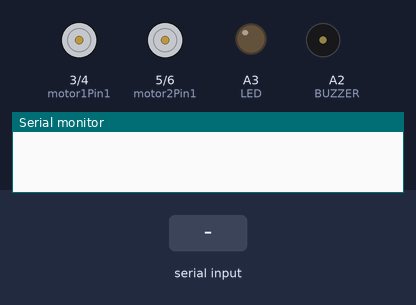
A sketch run on a simulated Arduino Uno, built with avr-gcc and run on an emulated ATmega328P. On the bench: motor-driver pin pairs drawn as motors (green arrow = first pin HIGH = forward, orange = second pin HIGH = backward, longer = more drive, scaled by the enable pin), output pins drawn as LEDs (lit = HIGH), buzzer (waves = sounding, pin HIGH), the last lines printed to the serial monitor. The inputs (shaded band) are chosen by the test bench.

Above: at 1.2 s.
1.3 s: "F" received over Serial
At 1.6 s:
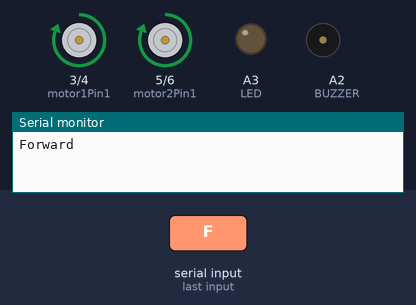
2.8 s: "B" received over Serial
At 4.0 s:
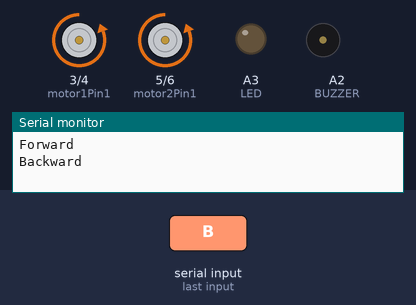
4.3 s: "L" received over Serial
At 5.1 s:
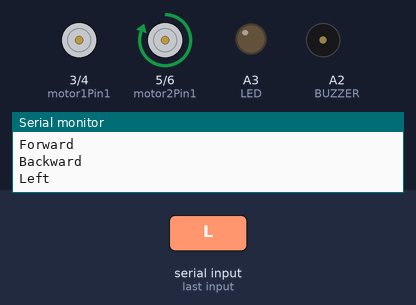
5.8 s: "R" received over Serial
At 6.2 s:
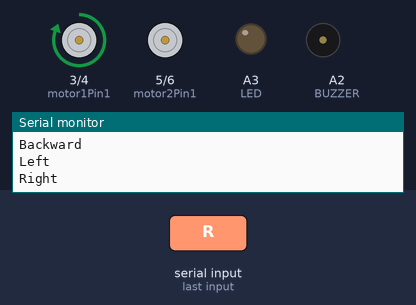
7.3 s: "S" received over Serial
At 8.6 s:
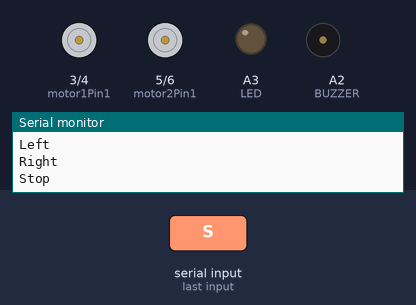
Timing chart, 0 to 9.8 s (numbered marks = the images above; inputs shaded):
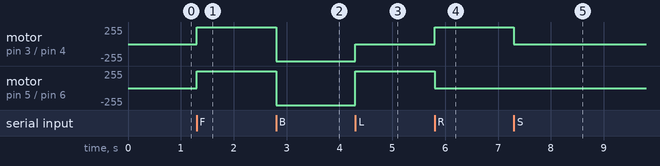

The sketch:

Apen_bot.ino
```cpp
#include <SoftwareSerial.h>
SoftwareSerial mySerial(10, 11); // RX, TX
#include <AFMotor.h>
#include <NewPing.h>
#include <Servo.h>
#include <LiquidCrystal_I2C.h>

int motor1Pin1 = 3;
int motor1Pin2 = 4;
int motor2Pin1 = 5;
int motor2Pin2 = 6;
int enable1Pin = 8;
int enable2Pin = 9;
int ir_right = 12;
int ir_left = 13;
int TRIG_PIN = A0 ;
int ECHO_PIN = A1;

int left_sensor;
int right_sensor;
int BUZZER= A2;
int LED= A3;

int distance = 100;
char command;

void setup() {
  Serial.begin(57600);
  mySerial.begin(57600);

  pinMode(motor1Pin1, OUTPUT);
  pinMode(motor1Pin2, OUTPUT);
  pinMode(enable1Pin, OUTPUT);
  pinMode(motor2Pin1, OUTPUT);
  pinMode(motor2Pin2, OUTPUT);
  pinMode(enable2Pin, OUTPUT);
  pinMode(ir_right, INPUT);
  pinMode(ir_left, INPUT);
  pinMode (BUZZER, OUTPUT);
  pinMode (LED, OUTPUT);
}

void loop() {
  // Serial.println (distance);
  // left_sensor = digitalRead(ir_left);
  // right_sensor = digitalRead(ir_right);

  // Serial.print("Left sensor");
  // Serial.println(left_sensor);
  // delay(300);

  // Serial.print("Rightsensor");
  // Serial.println(right_sensor);

  if(Serial.available() > 0){
    command = Serial.read();
    stop(); //initialize with motors stoped
    //Change pin mode only if new command is different from previous.
    //Serial.println(command);
    switch(command){
      case 'F':
        Serial.println("Forward");
        forward();
        break;
      case 'B':
        Serial.println("Backward");
        backward();
        break;
      case 'L':
        Serial.println("Left");
        left();
        break;
      case 'R':
        Serial.println("Right");
        right();
        break;
      case 'S':
        Serial.println("Stop");
        stop();
        break;
      case 'W':
        analogWrite(BUZZER,HIGH);
        break;
      case 'w':
        analogWrite(BUZZER,LOW);
        break;
      case 'V':
        analogWrite(LED,HIGH);
        break;
      case 'v':
        analogWrite(LED,LOW);
        break;

    }
  }


  // find();

  // if(distance < 20 ){
  //   forward();

  //   if((left_sensor == LOW) || (right_sensor ==LOW) ){
  //   backward();
  // }
  // }

  // if((left_sensor == LOW) || (right_sensor ==LOW) ){
  //   backward();
  // }

  // else{
  //   forward();
  // }
}

void forward() {
  digitalWrite(motor1Pin1, HIGH);
  digitalWrite(motor1Pin2, LOW);
  analogWrite(enable1Pin, 255);

  digitalWrite(motor2Pin1, HIGH);
  digitalWrite(motor2Pin2, LOW);
  analogWrite(enable2Pin, 255);
}

void backward(){
  digitalWrite(motor1Pin1, LOW);
  digitalWrite(motor1Pin2, HIGH);
  analogWrite(enable1Pin, 255);

  digitalWrite(motor2Pin1, LOW);
  digitalWrite(motor2Pin2, HIGH);
  analogWrite(enable2Pin, 255);
}

void left(){
  digitalWrite(motor1Pin1, LOW);
  digitalWrite(motor1Pin2, LOW);
  analogWrite(enable1Pin, 255);

  digitalWrite(motor2Pin1, HIGH);
  digitalWrite(motor2Pin2, LOW);
  analogWrite(enable2Pin, 255);
}

void right(){
  digitalWrite(motor1Pin1, HIGH);
  digitalWrite(motor1Pin2, LOW);
  analogWrite(enable1Pin, 255);

  digitalWrite(motor2Pin1, LOW);
  digitalWrite(motor2Pin2, LOW);
  analogWrite(enable2Pin, 255);
}

void stop(){
  digitalWrite(motor1Pin1, LOW);
  digitalWrite(motor1Pin2, LOW);
  analogWrite(enable1Pin, 255);

  digitalWrite(motor2Pin1, LOW);
  digitalWrite(motor2Pin2, LOW);
  analogWrite(enable2Pin, 255);
}

// void find() {
//   distance = readPing();
//   forward();
//   delay(3000;)
//   stop();
//   right();
//   delay(1000)
// }

// void Ping(){
//    int readPing() {
//     delay(70);
//     int cm = sonar.ping_cm();
//     if(cm==0)
//     {
//       cm = 250;
//     }
//     return cm;
//   }
// }
```

Measured:
- after the input at 1.3 s, motor on pin 3 (motor1Pin1) / pin 4 (motor1Pin2), motor on pin 5 (motor2Pin1) / pin 6 (motor2Pin2): stopped → forward 255/255 at once
- after the input at 2.8 s, motor on pin 3 (motor1Pin1) / pin 4 (motor1Pin2), motor on pin 5 (motor2Pin1) / pin 6 (motor2Pin2): forward 255/255 → backward 255/255 at once
- after the input at 4.3 s, motor on pin 3 (motor1Pin1) / pin 4 (motor1Pin2): backward 255/255 → stopped at once; motor on pin 5 (motor2Pin1) / pin 6 (motor2Pin2): backward 255/255 → forward 255/255 at once
- after the input at 5.8 s, motor on pin 3 (motor1Pin1) / pin 4 (motor1Pin2): stopped → forward 255/255 at once; motor on pin 5 (motor2Pin1) / pin 6 (motor2Pin2): forward 255/255 → stopped at once
- after the input at 7.3 s, motor on pin 3 (motor1Pin1) / pin 4 (motor1Pin2): forward 255/255 → stopped at once
